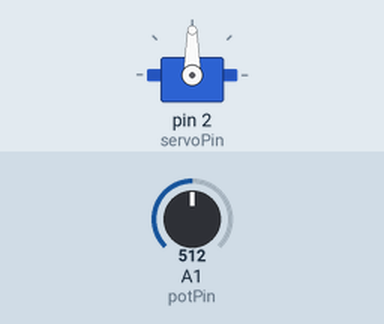
This sketch was run on a simulated Arduino Uno, built with avr-gcc and run on an emulated ATmega328P. On the bench: servo. The inputs (shaded band) are chosen by the test bench; at power-on: A1 (potPin) = 512.

Above: at 1.2 s.
1.3 s: A1 (potPin) set to 716
At 1.8 s:
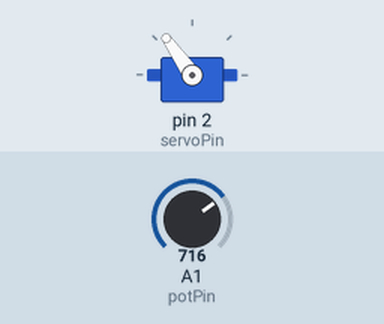
2.8 s: A1 (potPin) set to 900
At 3.9 s:
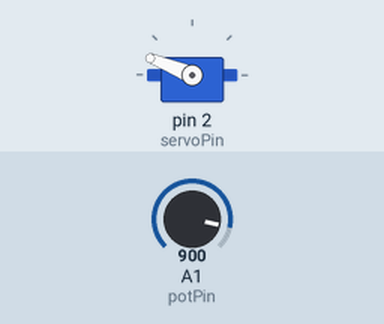
4.3 s: A1 (potPin) set to 1023
At 5.2 s:
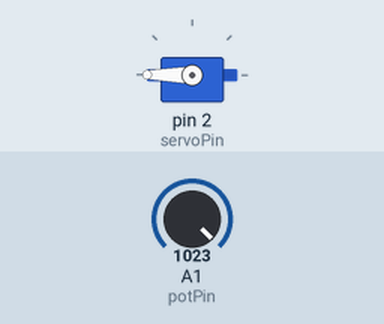
5.8 s: A1 (potPin) set to 306
At 6.5 s:
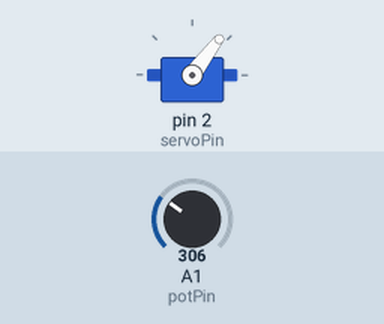
7.3 s: A1 (potPin) set to 122
At 8.6 s:
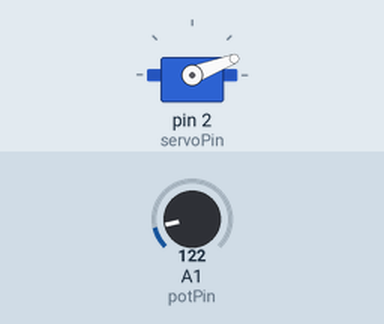
Timing chart, 0 to 9.8 s (numbered marks = the images above; inputs shaded):
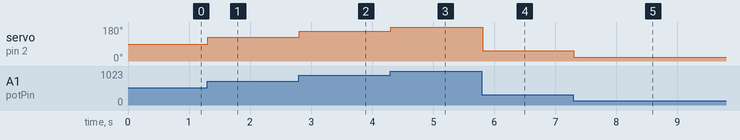

The sketch:

controle_do_servomotor.ino
```cpp
/* Firmware utilizado para controlar um Servomotor, esse controle é feito por um potenciômetro.  */

#include <Servo.h>

Servo s;
int const potPin = 1;
int const servoPin = 2;
int valor;

void setup() {

 s.attach(servoPin);

}

void loop() {

  valor = analogRead(potPin);

  valor = map(valor, 0, 1023, 0, 180);

  s.write(valor);
  delay(10);

}
```

Measured:
- after the input at 1.3 s, servo on pin 2 (servoPin): 90° → 125° at once
- after the input at 2.8 s, servo on pin 2 (servoPin): 125° → 158° at once
- after the input at 4.3 s, servo on pin 2 (servoPin): 158° → 180° at once
- after the input at 5.8 s, servo on pin 2 (servoPin): 180° → 53° at once
- after the input at 7.3 s, servo on pin 2 (servoPin): 53° → 21° at once
